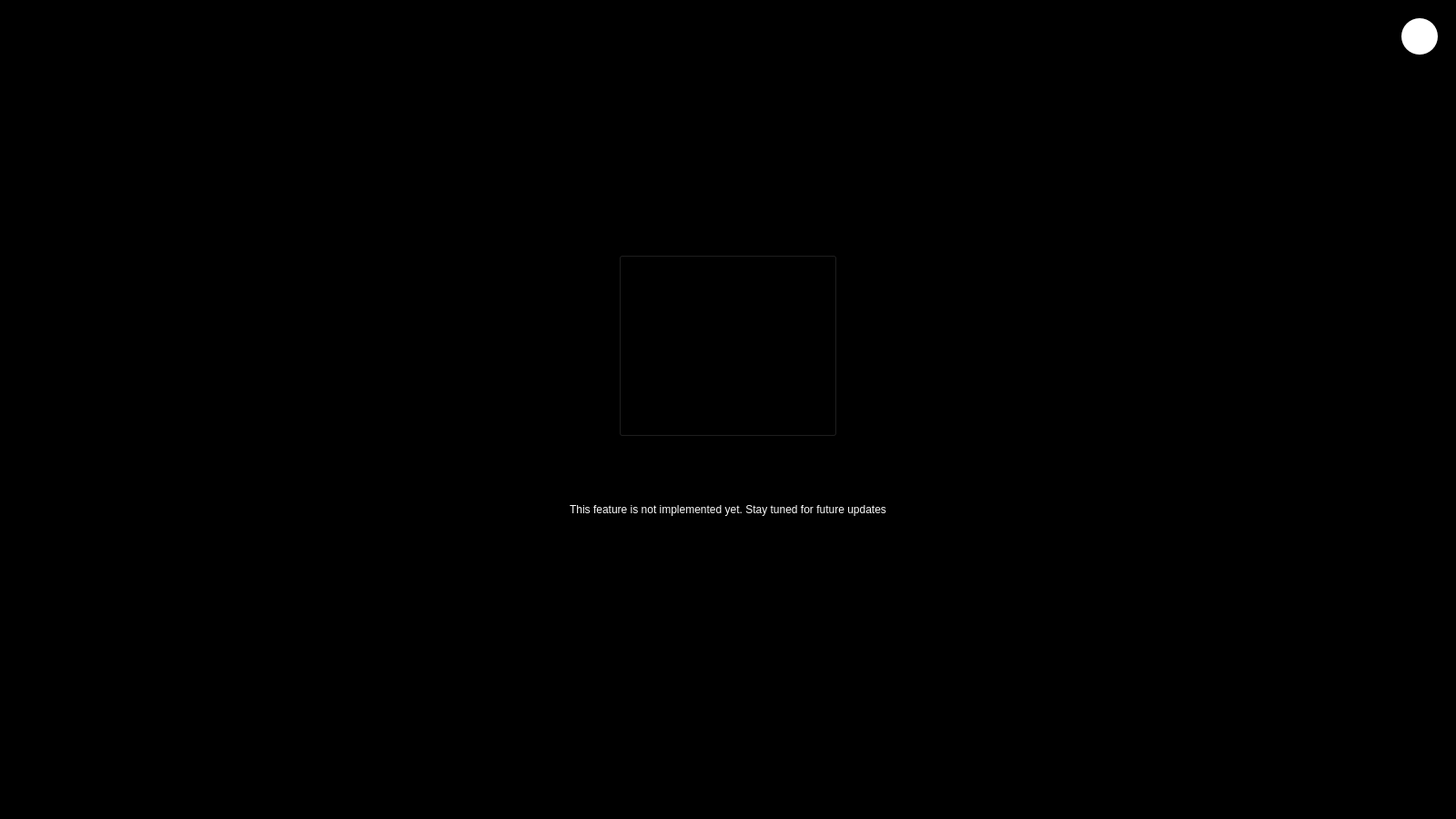
<?xml version="1.0" encoding="UTF-8"?>
<ui version="4.0">
 <class>Form</class>
 <widget class="QWidget" name="Form">
  <property name="geometry">
   <rect>
    <x>0</x>
    <y>0</y>
    <width>1600</width>
    <height>900</height>
   </rect>
  </property>
  <property name="windowTitle">
   <string>Form</string>
  </property>
  <property name="styleSheet">
   <string notr="true">background-color: rgb(0, 0, 0);</string>
  </property>
  <widget class="QLabel" name="label">
   <property name="geometry">
    <rect>
     <x>300</x>
     <y>500</y>
     <width>1000</width>
     <height>120</height>
    </rect>
   </property>
   <property name="styleSheet">
    <string notr="true">color: rgb(250, 250, 250);</string>
   </property>
   <property name="text">
    <string>&lt;html&gt;&lt;head/&gt;&lt;body&gt;&lt;p align=&quot;center&quot;&gt;This feature is not implemented yet. Stay tuned for future updates&lt;/p&gt;&lt;/body&gt;&lt;/html&gt;</string>
   </property>
   <property name="wordWrap">
    <bool>true</bool>
   </property>
  </widget>
  <widget class="QPushButton" name="pushButton">
   <property name="geometry">
    <rect>
     <x>680</x>
     <y>280</y>
     <width>240</width>
     <height>200</height>
    </rect>
   </property>
   <property name="text">
    <string/>
   </property>
   <property name="icon">
    <iconset>
     <normaloff>../icons/coming-soon.png</normaloff>../icons/coming-soon.png</iconset>
   </property>
   <property name="iconSize">
    <size>
     <width>180</width>
     <height>180</height>
    </size>
   </property>
  </widget>
  <widget class="QPushButton" name="close_">
   <property name="geometry">
    <rect>
     <x>1540</x>
     <y>20</y>
     <width>40</width>
     <height>40</height>
    </rect>
   </property>
   <property name="styleSheet">
    <string notr="true">background-color: rgb(255, 255, 255);
border-radius: 20px;</string>
   </property>
   <property name="text">
    <string/>
   </property>
   <property name="icon">
    <iconset>
     <normaloff>../icons/remove-button.png</normaloff>../icons/remove-button.png</iconset>
   </property>
   <property name="iconSize">
    <size>
     <width>36</width>
     <height>36</height>
    </size>
   </property>
  </widget>
 </widget>
 <resources>
  <include location="../rsrc/images/backgrounds.qrc"/>
 </resources>
 <connections/>
</ui>
